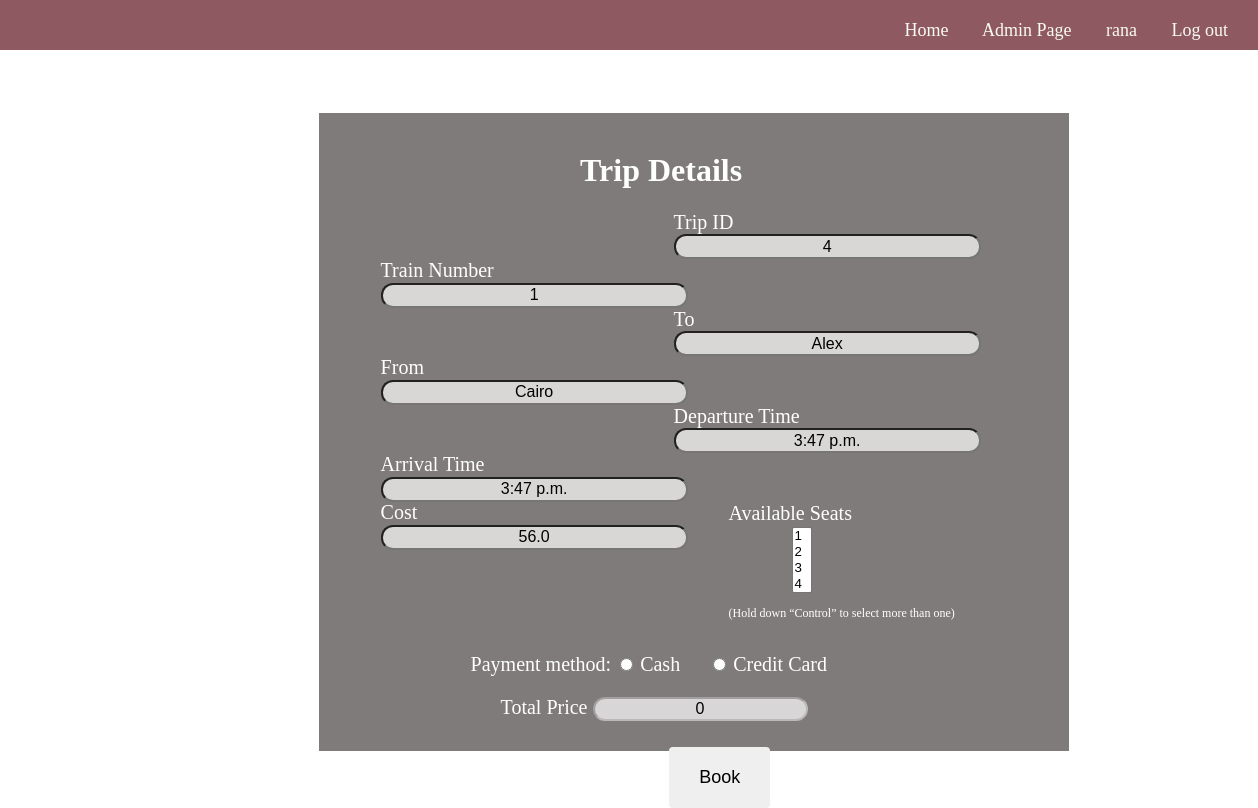
The page /trip/4/ (signed in) on the database its author committed.
### blog/models.py (models this page shows, shortened)
class Trip(models.Model):
    train = models.ForeignKey(
        Train, on_delete=models.CASCADE, related_name="TripTrain")
    source = models.ForeignKey(
        Station, on_delete=models.CASCADE, related_name="TripSource", null=False)
    destination = models.ForeignKey(
        Station, on_delete=models.CASCADE, related_name="TripDest", null=False)
    day = models.DateField(null=False)
    start_Time = models.TimeField(null=False)
    end_Time = models.TimeField(null=False)
    price = models.FloatField(null=False, default=0)
    Remaining_seats = models.IntegerField(default=0, editable=False)
    seats = models.IntegerField(default=0, editable=False)

class Train(models.Model):
    Number_of_seats = models.IntegerField(default=0)
    source = models.ForeignKey(
        Station, on_delete=models.CASCADE, related_name="TrainSource", null=False)
    destination = models.ForeignKey(
        Station, on_delete=models.CASCADE, related_name="TrainDest", null=False)

class Station(models.Model):
    id = models.IntegerField(default=-1, primary_key=True)
    stationName = models.CharField(max_length=15)

### blog/views.py (the view)
# urls.py: path('trip/<id>/', views.certainTrip, name='certainTrip'),
def certainTrip(request, id):
    if request.user.is_authenticated:
        trip = Trip.objects.get(id = id)
        return render(request, 'sitePages/certainTrip.html', {'trip': trip})
    else:
        trips = Trip.objects.all()
        return render(request, 'sitePages/home.html', {'errorMsg': 'Please sign in or sign up to book', 'trips': trips})

### blog/tags/tags.py (called while the page is built)
@register.simple_tag
def tripSeat(trip):
    book = Book.objects.filter(trip = trip.id)
    bookSeats = book.values_list('seatTrain', flat=True)
    seats = []
    i = 1
    while i <= trip.seats:
        if i not in bookSeats:
            seats.append(i)
        i = i+1
    return seats

### templates/sitePages/certainTrip.html (shortened to what this page needs)
{% extends "base.html" %}
{% load static %}
{% load tags %}
{% block head %}
<link rel="stylesheet" href="{% static 'css/certaintrip.css' %}">
{% endblock %}
{% block content %} <br>
<div class="Body">
    <br>
    <h1> Trip Details</h1>
    <form id="form1" name="form1" method="POST" onsubmit="return check()" action="{% url 'blog:book' %}">
        <label id="text1"> Trip ID
            <br/>
            <input type="text" name="tripId" class="in" size="30" value ="{{trip.id}}" readonly/>
            </label>
        <label id="text2"> Train Number
            <br/>
            <input type="text" name="train" class="in" size="30" value="{{trip.train.id}}" readonly/>
            </label>
        <br>
        <label id="text1"> To
            <br/>
            <input type="text" name="destination" class="in" size="30" value="{{trip.destination.stationName}}" readonly/>
            </label>
        <label id="text2"> From
            <br />
            <input type="text" name="source" class="in" size="30" value="{{trip.source.stationName}}" readonly/>
            </label>
        <br>
        <label id="text1"> Departure Time
            <br />
            <input type="text" name="dparture" class="in" size="30" value="{{trip.start_Time}}" readonly/>
            </label>
        <label id="text2"> Arrival Time
            <br />
            <input type="text" name="arrival" class="in" size="30" value="{{trip.end_Time}}" readonly/>
            </label>
        <br>
        <label id="text1" style="margin-left:53%;"> Available Seats
            <br/>
            <select id = "op" name="selected" data="{{trip.price}}" multiple>
                {% tripSeat trip as seats %}
                {% for seat in seats %}
                <option value="{{seat}}">{{seat}}</option>
                {% endfor %}
            </select>
            <p style="font-size:12px;">(Hold down “Control” to select more than one)</p>
        </label>
        <label id="text2" style="margin-top:-22%;"> Cost
            <br />
            <input type="text" class="in" name="cost" size="30" value="{{trip.price}}" readonly="true"/>
            </label>
            <div class="Payment">
                <p> Payment method:</p>
                <input type="radio" name="pay" id="cash" onclick="hideCredit()">
                <label for="cash" class="cash"> Cash</label> &nbsp &nbsp &nbsp
                <input type="radio" name="pay" onclick="displayCredit()" id="credit">
                <label for="credit_card" class="credit_card"> Credit Card</label>
            </div>
            <label for="cBox" class="cBox">Total Price
            <input type="text" placeholder="Total Price" value="0" id="price" disabled>
            </label>
            <input type="submit" value="Book" id="submit">
        </form>
</div>
{% endblock content %}

### templates/base.html (shortened to what this page needs)
<!DOCTYPE html>
<html lang="en">
<head>
    {% load static %}
    <link rel="stylesheet" href="{% static 'css/basePage.css' %}">
    {% block head%} {% endblock head %}
</head>
<body style="background: url('/static/imgs/background4.png'); background-size: cover; background-repeat:no-repeat; overflow:hidden;">
    <nav class="navBar">
        <a href="{% url 'blog:home' %}">Home</a>
        {% if user.is_authenticated %}
            {% if user.is_superuser %}
                <a href="{% url 'admin:index' %}">Admin Page</a>
            {% else %}
                <a href="{% url 'blog:myTrips' user.id %}">My Trips</a>
            {% endif %}
            <a href="{% url 'blog:profile' user.username %}">{{ user.username }}</a>
            <a href="{% url 'blog:logOut' %}">Log out</a>
        {% else %}
            <a id="signIn" href="{% url 'blog:signIn' %}">Sign In</a>
            <span id="sp1">/</span>
            <a href="{% url 'blog:signUp' %}">Sign Up</a>
        {% endif %}
    </nav>
    {% block content %} {% endblock %}
</body>
</html>

### static/css/basePage.css (style rules this page uses)
* { box-sizing: border-box; }
nav { display: inline; height: 50px; top: -5px; margin-top: 5px; padding-top: 20px; text-align: right; width: 100%; font-size: 18px; font-family: "Wire+One"; background: rgba(87, 8, 18, 0.671); position: fixed; margin-left: -8px; right: 0; }
nav a { margin-right: 30px; padding: 0px; color: rgb(250, 251, 242); text-decoration: none; }

### static/css/certaintrip.css (style rules this page uses)
form { width:600px; }
#text1 { float:right; color: white; font-size: 20px; }
#text2 { float:left; color: white; font-size: 20px; }
h1 { color: white; margin-left: 20%; }
p { display: inline-block; color: white; font-size: 20px; }
#submit { border:none; padding: 20px 30px; text-align: center; display: inline-block; font-size: 18px; cursor: pointer; position: absolute; border-radius: 4px; margin-top: 4%; margin-left: -11%; }
.cash { color: white; font-size: 20px; }
.credit_card { color: white; font-size: 20px; }
.Body { margin-top: 7%; margin-left: 25%; background-color: rgba(51, 46, 45, 0.63); width: 750px; padding-left: 5%; }
.Payment { margin-left: 15%; margin-top: 29%; }
h1 { margin-left: 29%; }
.in { height: 25px; border-radius: 12px; background-color: rgba(255, 254, 254, 0.7); font-size: 16px; color:black; text-align: center; }
select, label[value="seats"] { margin-left: 25%; }
select { margin-top: 1%; }
.cBox { color:white; font-size: 20px; margin-left: 20%; }
#price { color: black; border-radius: 12px; background-color: rgba(255, 254, 254, 0.7); font-size: 16px; text-align: center; margin-bottom: 5%; }

### rows shown on the page
Trip: tripId "4", train "1", destination "Alex", source "Cairo", dparture "3:47 p.m.", arrival "3:47 p.m.", selected "1 / 2 / 3 / 4", cost "56.0"

### other values the page prints
{{ user.username }} "rana"
